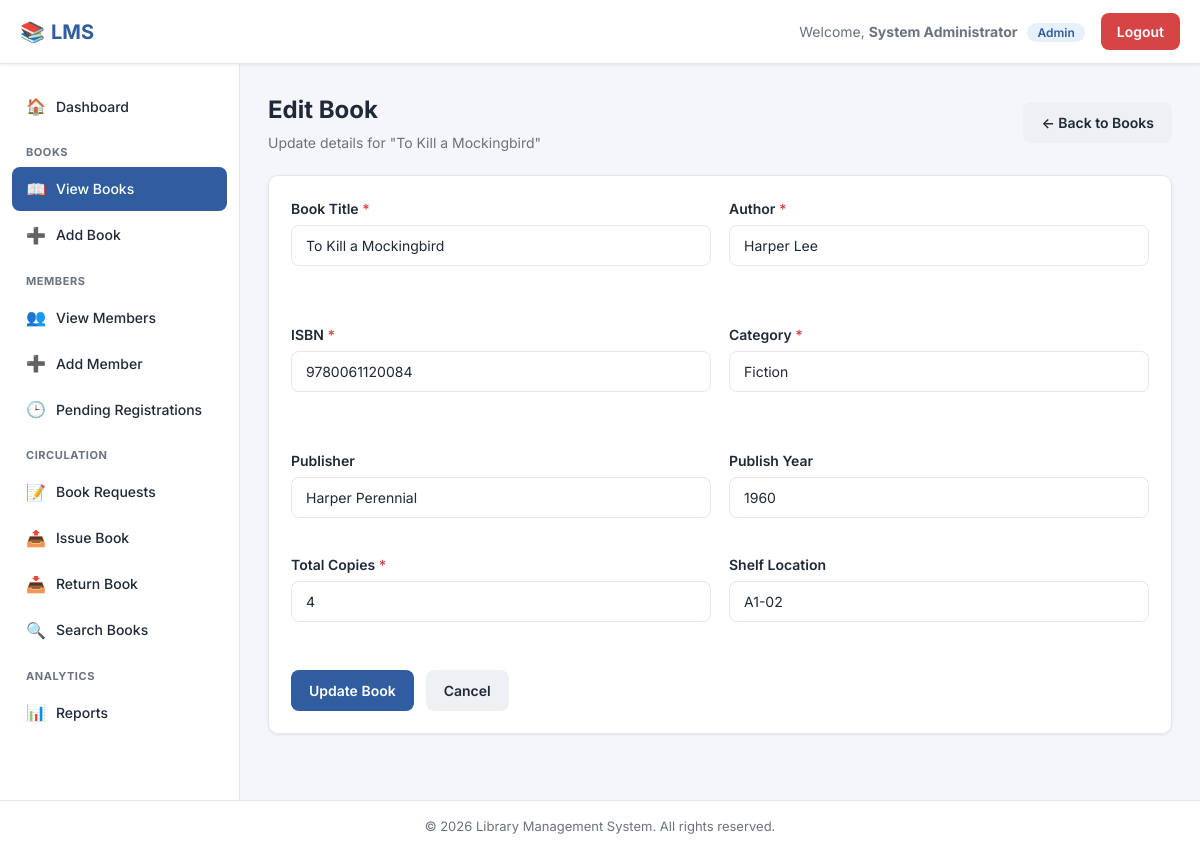
Screenshot of /books/edit_book.php?id=2 (signed in) with the database file from the repository.
### tables this page shows
CREATE TABLE books (
    book_id INT AUTO_INCREMENT PRIMARY KEY,
    title VARCHAR(200) NOT NULL,
    author VARCHAR(150) NOT NULL,
    isbn VARCHAR(30) NOT NULL UNIQUE,
    category VARCHAR(100) NOT NULL,
    publisher VARCHAR(150),
    publish_year YEAR,
    total_copies INT NOT NULL DEFAULT 1,
    available_copies INT NOT NULL DEFAULT 1,
    shelf_location VARCHAR(50),
    added_date TIMESTAMP DEFAULT CURRENT_TIMESTAMP
);

### books/edit_book.php (the view, shortened to what this page needs)
<?php
require_once '../config/config.php';
$bookId = (int)($_GET['id'] ?? 0);
$stmt = $conn->prepare('SELECT * FROM books WHERE book_id = ?');
$stmt->bind_param('i', $bookId);
$stmt->execute();
$result = $stmt->get_result();
$book = $result->fetch_assoc();
include '../includes/header.php';
include '../includes/sidebar.php';
?>
<div class="page-header">
    <div>
        <h1>Edit Book</h1>
        <p class="subtitle">Update details for "<?php echo htmlspecialchars($book['title']); ?>"</p>
    </div>
    <a href="view_books.php" class="btn btn-secondary">&larr; Back to Books</a>
</div>
<div class="card">
    <form method="POST" action="edit_book.php?id=<?php echo $bookId; ?>" onsubmit="return validateBookForm();" novalidate>
        <div class="form-grid">
            <div class="form-group">
                <label for="title">Book Title <span class="required">*</span></label>
                <input type="text" id="title" name="title" value="<?php echo htmlspecialchars($book['title']); ?>">
                <span class="error-message" id="title_error"></span>
            </div>
            <div class="form-group">
                <label for="author">Author <span class="required">*</span></label>
                <input type="text" id="author" name="author" value="<?php echo htmlspecialchars($book['author']); ?>">
                <span class="error-message" id="author_error"></span>
            </div>
            <div class="form-group">
                <label for="isbn">ISBN <span class="required">*</span></label>
                <input type="text" id="isbn" name="isbn" value="<?php echo htmlspecialchars($book['isbn']); ?>">
                <span class="error-message" id="isbn_error"></span>
            </div>
            <div class="form-group">
                <label for="category">Category <span class="required">*</span></label>
                <input type="text" id="category" name="category" value="<?php echo htmlspecialchars($book['category']); ?>">
                <span class="error-message" id="category_error"></span>
            </div>
            <div class="form-group">
                <label for="publisher">Publisher</label>
                <input type="text" id="publisher" name="publisher" value="<?php echo htmlspecialchars($book['publisher']); ?>">
            </div>
            <div class="form-group">
                <label for="publish_year">Publish Year</label>
                <input type="number" id="publish_year" name="publish_year" value="<?php echo htmlspecialchars($book['publish_year']); ?>" min="1000" max="2100">
            </div>
            <div class="form-group">
                <label for="total_copies">Total Copies <span class="required">*</span></label>
                <input type="number" id="total_copies" name="total_copies" value="<?php echo htmlspecialchars($book['total_copies']); ?>" min="1">
                <span class="error-message" id="total_copies_error"></span>
            </div>
            <div class="form-group">
                <label for="shelf_location">Shelf Location</label>
                <input type="text" id="shelf_location" name="shelf_location" value="<?php echo htmlspecialchars($book['shelf_location']); ?>">
            </div>
        </div>
        <div class="form-actions">
            <button type="submit" class="btn btn-primary">Update Book</button>
            <a href="view_books.php" class="btn btn-secondary">Cancel</a>
        </div>
    </form>
</div>
<?php include '../includes/footer.php'; ?>

### assets/css/style.css (style rules this page uses)
:root { --primary: #2f5d9f; --primary-dark: #234879; --primary-light: #e8f0fc; --accent: #f0a500; --success: #1e9e5a; --success-bg: #e6f7ee; --danger: #d64545; --danger-bg: #fdecec; --warning: #e8a33d; --warning-bg: #fdf3e2; --text-dark: #1f2937; --text-muted: #6b7280; --border-color: #e5e7eb; --bg-body: #f4f6fa; --bg-white: #ffffff; --radius: 10px; --shadow-sm: 0 1px 3px rgba(0,0,0,0.08); --shadow-md: 0 4px 14px rgba(0,0,0,0.08); --sidebar-width: 240px; --topbar-height: 64px; }
* { margin: 0; padding: 0; box-sizing: border-box; }
body { font-family: 'Inter', -apple-system, BlinkMacSystemFont, 'Segoe UI', sans-serif; background: var(--bg-body); color: var(--text-dark); line-height: 1.5; }
a { text-decoration: none; color: inherit; }
button { font-family: inherit; cursor: pointer; }
.page-header { display: flex; align-items: center; justify-content: space-between; margin-bottom: 22px; flex-wrap: wrap; gap: 12px; }
.page-header h1 { font-size: 24px; font-weight: 700; }
.page-header p.subtitle { color: var(--text-muted); font-size: 14px; margin-top: 4px; }
.btn { display: inline-flex; align-items: center; gap: 6px; padding: 10px 18px; border-radius: 8px; font-size: 14px; font-weight: 600; border: none; transition: transform .1s, box-shadow .15s, background .2s; }
.btn-primary { background: var(--primary); color: #fff; }
.btn-secondary { background: #eef0f3; color: var(--text-dark); }
.card { background: var(--bg-white); border-radius: var(--radius); box-shadow: var(--shadow-sm); border: 1px solid var(--border-color); padding: 22px; }
.form-grid { display: grid; grid-template-columns: 1fr 1fr; gap: 18px; }
.form-group { margin-bottom: 18px; display: flex; flex-direction: column; gap: 6px; }
.form-group label { font-size: 14px; font-weight: 600; }
.form-group label .required { color: var(--danger); }
.form-group input, .form-group select, .form-group textarea { padding: 11px 14px; border: 1.5px solid var(--border-color); border-radius: 8px; font-size: 14px; font-family: inherit; transition: border-color .15s; background: #fff; color: var(--text-dark); }
.error-message { color: var(--danger); font-size: 12.5px; min-height: 16px; }
.form-actions { display: flex; gap: 12px; margin-top: 8px; }

### rows the page displays
books: title "To Kill a Mockingbird", author "Harper Lee", isbn "9780061120084", category "Fiction", publisher "Harper Perennial", publish_year "1960", total_copies "4", shelf_location "A1-02"

### other values shown
$welcome_name "System Administrator"
$welcome_role "Admin"
